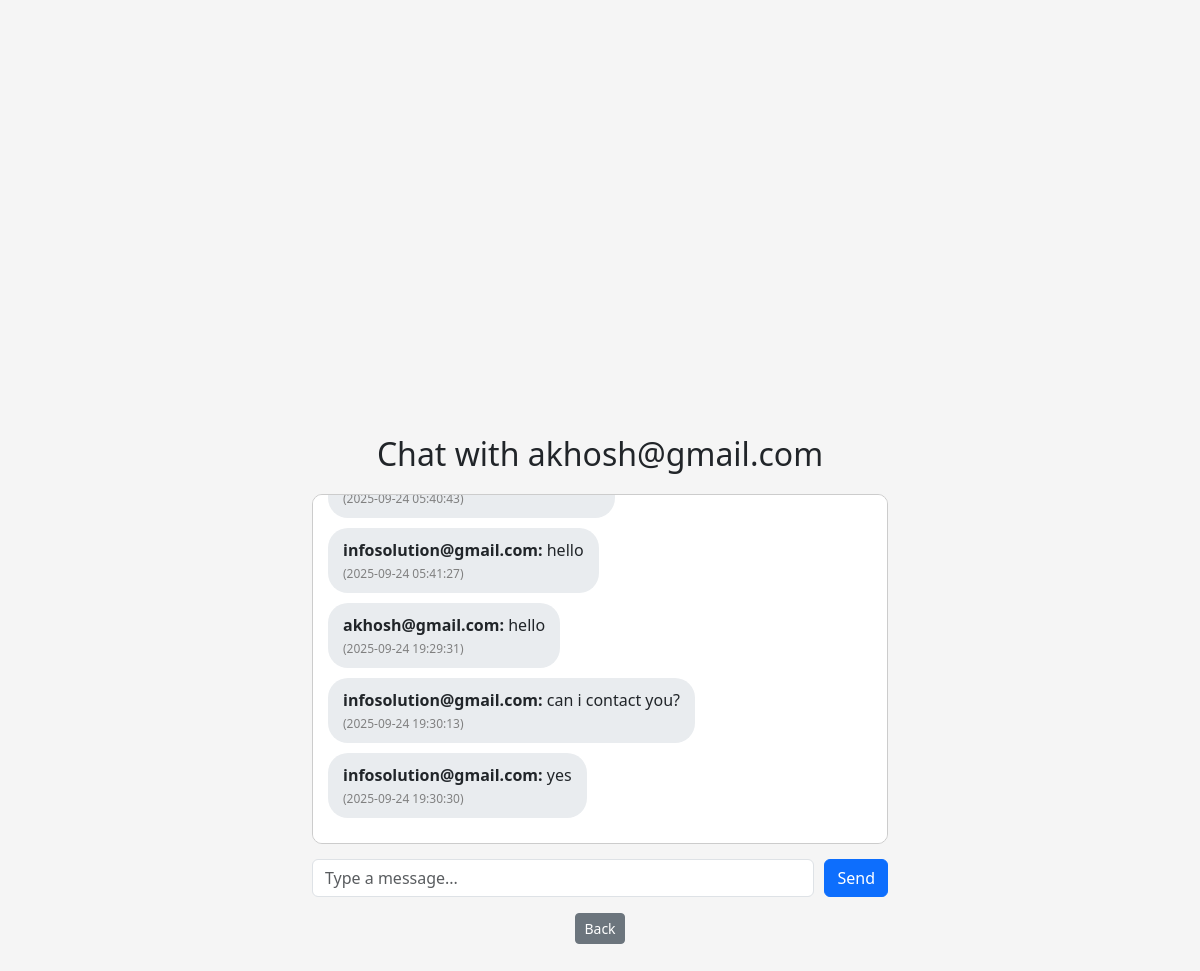
The app's page /chat/1 (signed in) with its own data.
### app.py (models this page shows)
class User(db.Model):
    id = db.Column(db.Integer, primary_key=True)
    username = db.Column(db.String(100), unique=True, nullable=False)
    password = db.Column(db.String(200), nullable=False)
    role = db.Column(db.String(50), nullable=False)
    bio = db.Column(db.Text, default='')
    profile_pic = db.Column(db.String(200), default='')
    ideas = db.relationship('Idea', backref='creator', lazy=True)

class ChatMessage(db.Model):
    id = db.Column(db.Integer, primary_key=True)
    sender_id = db.Column(db.Integer, db.ForeignKey('user.id'), nullable=False)
    receiver_id = db.Column(db.Integer, db.ForeignKey('user.id'), nullable=False)
    message = db.Column(db.Text, nullable=False)
    timestamp = db.Column(db.DateTime, default=db.func.current_timestamp())
    sender = db.relationship('User', foreign_keys=[sender_id], backref='sent_messages')
    receiver = db.relationship('User', foreign_keys=[receiver_id], backref='received_messages')

### app.py (the view, shortened to what this page needs)
@app.route('/chat/<int:user_id>', methods=['GET', 'POST'])
def chat(user_id):
    if 'user_id' not in session:
        return redirect(url_for('login'))
    current_user_id = session['user_id']
    other_user = User.query.get_or_404(user_id)
    messages = ChatMessage.query.filter(
        ((ChatMessage.sender_id == current_user_id) & (ChatMessage.receiver_id == other_user.id)) |
        ((ChatMessage.sender_id == other_user.id) & (ChatMessage.receiver_id == current_user_id))
    ).order_by(ChatMessage.timestamp.asc()).all()
    return render_template('chat.html', messages=messages, other_user=other_user)

### templates/chat.html (shortened to what this page needs)
<!DOCTYPE html>
<html lang="en">
<head>
  <link href="https://cdn.jsdelivr.net/npm/bootstrap@5.3.3/dist/css/bootstrap.min.css" rel="stylesheet">
</head>
<body class="d-flex justify-content-center align-items-center vh-100">
  <div class="container" style="max-width:600px;">
    <h2>Chat with {{ other_user.username }}</h2>
    <div id="chat-box" class="d-flex flex-column">
      {% for msg in messages %}
        <div class="message {% if msg.sender.username == session['username'] %}sent{% else %}received{% endif %}">
          <b>{{ msg.sender.username }}:</b> {{ msg.message }}
          <span class="timestamp">({{ msg.timestamp }})</span>
        </div>
      {% endfor %}
    </div>
    <form method="POST">
      <input type="text" name="message" class="form-control" placeholder="Type a message..." required>
      <button type="submit" class="btn btn-primary">Send</button>
    </form>
    <div class="text-center mt-3">
      <a href="{{ url_for(session['role'] + '_dashboard') }}" class="btn btn-secondary btn-sm">Back</a>
    </div>
  </div>
</body>
</html>

### templates/chat.html (style rules this page uses)
body { background-color: #f5f5f5; }
h2 { text-align: center; margin-bottom: 20px; }
#chat-box { border: 1px solid #ccc; border-radius: 10px; padding: 15px; max-height: 350px; overflow-y: auto; background-color: #fff; }
.message { padding: 10px 15px; border-radius: 20px; margin-bottom: 10px; max-width: 70%; word-wrap: break-word; }
.received { background-color: #e9ecef; margin-right: auto; text-align: left; }
.timestamp { display: block; font-size: 0.75rem; color: gray; margin-top: 3px; }
form { display: flex; gap: 10px; margin-top: 15px; }

### records on screen
User: username "akhosh@gmail.com"
ChatMessage: timestamp "2025-09-24 05:40:43"
ChatMessage: sender.username "infosolution@gmail.com", message "hello", timestamp "2025-09-24 05:41:27"
ChatMessage: sender.username "akhosh@gmail.com", message "hello", timestamp "2025-09-24 19:29:31"
ChatMessage: sender.username "infosolution@gmail.com", message "can i contact you?", timestamp "2025-09-24 19:30:13"
ChatMessage: sender.username "infosolution@gmail.com", message "yes", timestamp "2025-09-24 19:30:30"
